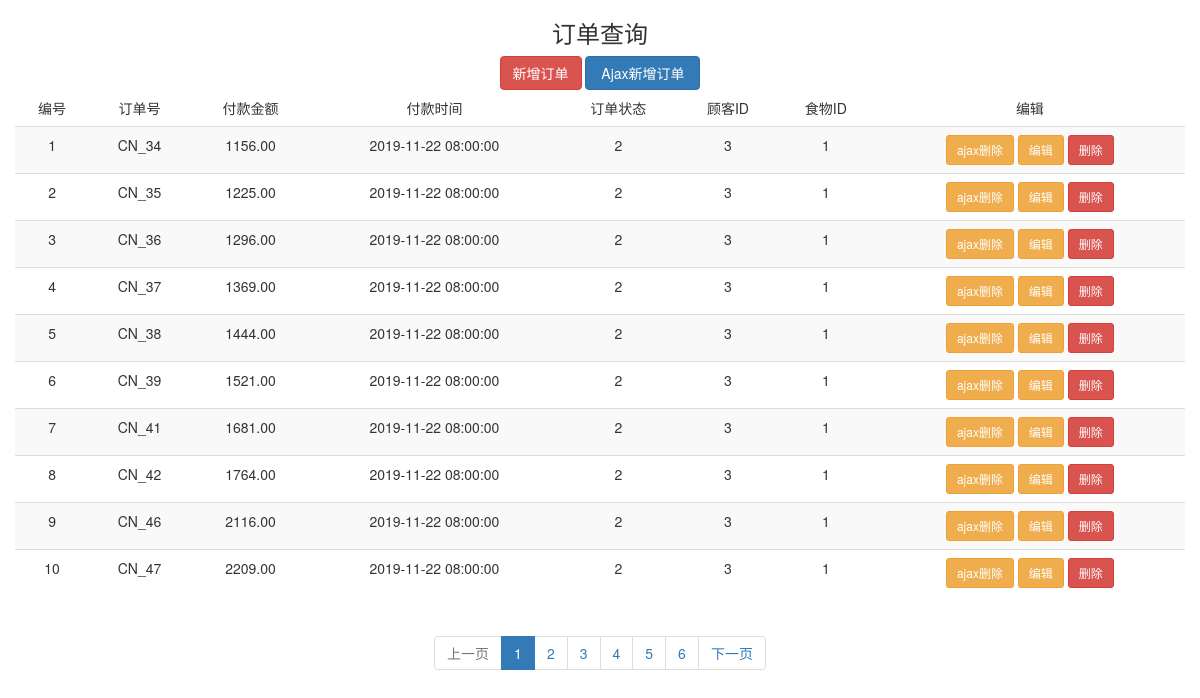
The app's page /index/ with its own data.
### test_app/models.py (models this page shows)
class Order(models.Model):
    oid = models.AutoField(primary_key=True, verbose_name='编号',)    # AutoField 自增
    order_num = models.CharField(max_length=32, verbose_name='订单号')
    price = models.DecimalField(max_digits=8, decimal_places=2, verbose_name='实付金额')  # DecimalFiel 高精度浮点 第一个
    pay_date = models.DateTimeField(verbose_name='付款日期')    # DateTimeField 日期
    order_status = models.CharField(max_length=32, verbose_name='订单状态: 1、进行中。3已结束 2、备用状态')
    customer = models.ForeignKey(to='Customer', db_constraint=False, on_delete=models.DO_NOTHING)
    food = models.CharField(max_length=256, verbose_name='订单食物')
    fooddetails =models.ManyToManyField(to='FoodDetails',)

### test_app/views.py (the view)
# urls.py: path('index/', views.index, name='shouye'),
def index(request):
    order_list = Order.objects.all().order_by("oid")   # 排序防止弹出警告
    paginator = Paginator(order_list, 10)
    try:
        current_page_num = request.GET.get("page", 1)  # 当前页码数,取值取不到默认为1。
        current_page = paginator.page(current_page_num)  # 当前页对象
    except EmptyPage as e:
        current_page_num = 1
        current_page = paginator.page(1)
    var = (int(current_page_num)-1)*10
    return render(request, 'index.html', {'current_page': current_page,
                                          "paginator": paginator,
                                          "current_page_num": int(current_page_num),
                                          "var": var
                                          })

### test_app/utils/customMiddleWares.py (called while the page is built, shortened)
    def process_request(self, request):
        if request.path in ["/login/"] or ["/reg/"]:
            return None

    def process_response(self, request, response):
        return response

### templates/index.html (shortened to what this page needs)
<!DOCTYPE html>
<html lang="en">
<head>
    {% load staticfiles %}
    <link rel="stylesheet" href="https://cdn.jsdelivr.net/npm/bootstrap@3.3.7/dist/css/bootstrap.min.css">
</head>
<body>
    <h3 style="text-align:center;">订单查询</h3>
    <div class="container" >
        <div class="row" >
            <div class="23333">
                <a class="btn btn-danger " href="/add_order/">新增订单</a>
                <button type="button" class="btn btn-primary" data-toggle="modal" data-target="#myModal"
                style="width: 115px; height: 34px;">Ajax新增订单</button>
                <table class="table table-striped table-hover">
                    <thead>
                    <tr>
                        <td>编号</td>
                        <td>订单号</td>
                        <td>付款金额</td>
                        <td>付款时间</td>
                        <td>订单状态</td>
                        <td>顾客ID</td>
                        <td>食物ID</td>
                        <td>编辑</td>
                    </tr>
                    </thead>
                    <tbody class="tbody" id="tbody">
                    {% for order in current_page %}
                        <tr>
                            <td>{{ forloop.counter|add:var}}</td>
                            <td>{{ order.order_num }}</td>
                            <td>{{ order.price }}</td>
                            <td>{{ order.pay_date | date:'Y-m-d H:i:s'}}</td>
                            <td>{{order.customer_id}}</td>
                            <td>{{ order.order_status}}</td>
                            <td>{{order.food}}</td>
                            <td>
                                <button pk="{{order.oid}}" class="btn btn-warning btn-sm delbtn">ajax删除</button>
                                <a href="{% url 'bianji' order.oid %}" class="btn btn-warning btn-sm">编辑</a>
                                <a href="{% url 'shanchu' order.oid %}" class="btn btn-danger btn-sm">删除</a>
                            </td>
                        </tr>
                    {% endfor %}
                    </tbody>
                </table>
            </div>
        </div>
    </div>
    <nav aria-label="Page navigation">
      <ul class="pagination">
            {% if current_page.has_previous %}
                <li><a href="?page={{ current_page.previous_page_number }}" aria-label="Previous">上一页</a></li>
            {% else %}
                <li class="disabled"><a href="">上一页</a></li>
            {% endif %}
            {% for num in paginator.page_range %}
                {% if num == current_page_num %}
                <li class="active"><a href="?page={{ num }}">{{ num }}</a></li>
                {% else %}
                <li ><a href="?page={{ num }}">{{ num }}</a></li>
                {% endif %}
            {% endfor %}
            {% if current_page.has_next %}
                <li><a href="?page={{ current_page.next_page_number }}" aria-label="Previous">下一页</a></li>
            {% else %}
                <li class="disabled"><a href="">下一页</a></li>
            {% endif %}
      </ul>
    </nav>
</body>
</html>

### records on screen
Order: order_num "CN_34", price "1156.00", pay_date "2019-11-22 08:00:00", customer_id "2", order_status "3", food "1"
Order: order_num "CN_35", price "1225.00", pay_date "2019-11-22 08:00:00", customer_id "2", order_status "3", food "1"
Order: order_num "CN_36", price "1296.00", pay_date "2019-11-22 08:00:00", customer_id "2", order_status "3", food "1"
Order: order_num "CN_37", price "1369.00", pay_date "2019-11-22 08:00:00", customer_id "2", order_status "3", food "1"
Order: order_num "CN_38", price "1444.00", pay_date "2019-11-22 08:00:00", customer_id "2", order_status "3", food "1"
Order: order_num "CN_39", price "1521.00", pay_date "2019-11-22 08:00:00", customer_id "2", order_status "3", food "1"
Order: order_num "CN_41", price "1681.00", pay_date "2019-11-22 08:00:00", customer_id "2", order_status "3", food "1"
Order: order_num "CN_42", price "1764.00", pay_date "2019-11-22 08:00:00", customer_id "2", order_status "3", food "1"
Order: order_num "CN_46", price "2116.00", pay_date "2019-11-22 08:00:00", customer_id "2", order_status "3", food "1"
Order: order_num "CN_47", price "2209.00", pay_date "2019-11-22 08:00:00", customer_id "2", order_status "3", food "1"

### other values on screen
{{ num }} "1"
{{ num }} "2" "3" "4" "5" "6"
